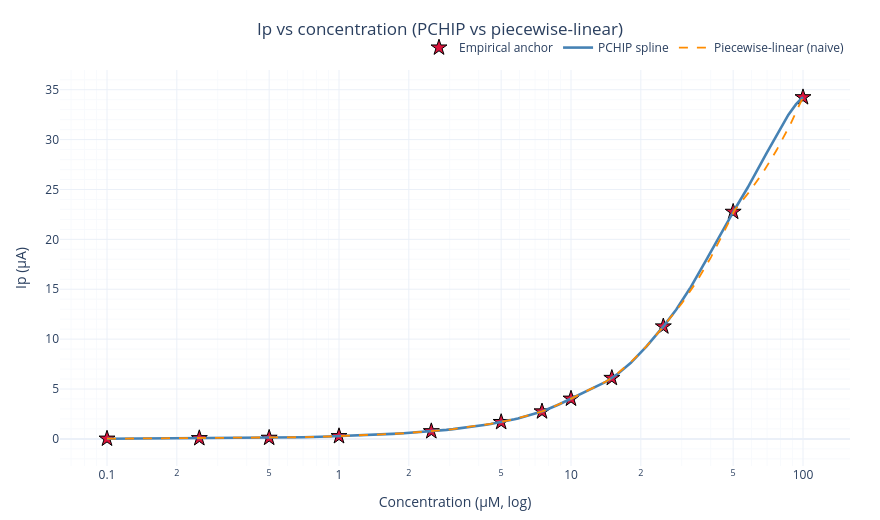

Notebook source saved alongside this figure:
### Markdown cell above
---
## 3 · PCHIP Ip–Concentration Spline (Spline PCHIP pentru Ip în funcție de concentrație)

În locul interpolarii liniare simple (din `data_augumentation.ipynb`), pentru a calcula alpha (ponderea de mixare între două curbe), folosesc un spline PCHIP (Piecewise Cubic Hermite Interpolating Polynomial) care:
1. Respectă monotonia, adica nu overshoot între punctele de date (important fizic, Ip trebuie să creasca deodata cu concentratia c)
2. Captează non-linearitatea din zona de saturație (25–100 µM)

La 7.5–15 µM, relația Ip–concentrație e aproape perfect liniară (R² > 0.999), deci interpolarea liniară era suficientă. La intervalul complet, slope-ul scade dramatic după 25 µM din cauza saturației senzorului 

(graficul de mai jos compara PCHIP cu interpolarea liniară simplă (piecewise-linear))


Reference PCHIP: Fritsch & Carlson (1980), *SIAM J. Numer. Anal.* 17(2):238-246.

### Code cell
# Smoothed Ip at each anchor
anchor_peak_currents  = {c: Peak(potential_grid_V, savgol_filter(base_curves[c], 5, 3)).Ip
             for c in ANCHOR_CONCENTRATIONS}

concentration_array = np.array(ANCHOR_CONCENTRATIONS)
peak_current_array = np.array([anchor_peak_currents[c] for c in ANCHOR_CONCENTRATIONS])

# Monotone cubic interpolant (preserves physical monotonicity, no overshoot)
pchip_Ip = PchipInterpolator(concentration_array, peak_current_array)

concentration_fine_grid = np.linspace(concentration_array.min(), concentration_array.max(), 500)


# ----GRAPH----
fig_pchip = go.Figure()
fig_pchip.add_trace(go.Scatter(
    x=concentration_array, y=peak_current_array, mode='markers', name='Empirical anchor',
    marker=dict(color='crimson', size=12, symbol='star',
                line=dict(color='black', width=1))))
fig_pchip.add_trace(go.Scatter(
    x=concentration_fine_grid, y=pchip_Ip(concentration_fine_grid), mode='lines', name='PCHIP spline',
    line=dict(color='steelblue', width=2.6)))
fig_pchip.add_trace(go.Scatter(
    x=concentration_fine_grid, y=np.interp(concentration_fine_grid, concentration_array, peak_current_array), mode='lines',
    name='Piecewise-linear (naive)', line=dict(color='darkorange', width=1.8, dash='dash')))
fig_pchip.update_xaxes(type='log')
apply_default_plotly_layout(fig_pchip, 'Ip vs concentration (PCHIP vs piecewise-linear)',
                             xaxis_title='Concentration (µM, log)', yaxis_title='Ip (µA)')
fig_pchip.show()

# Quantify saturation: slope ratio
low_concentration_data   = pd.DataFrame({'c': concentration_array[concentration_array <= 25], 'Ip': peak_current_array[concentration_array <= 25]})
high_concentration_data = pd.DataFrame({'c': concentration_array[concentration_array >= 25], 'Ip': peak_current_array[concentration_array >= 25]})
slope_low, intercept_low, r_value_low, *_ = linregress(low_concentration_data.c,  low_concentration_data.Ip)
slope_high, intercept_high, r_value_high, *_ = linregress(high_concentration_data.c, high_concentration_data.Ip)
print(f'Linear slope (≤25 µM) : {slope_low:.4f} µA/µM   R²={r_value_low**2:.4f}')
print(f'Saturation slope (≥25) : {slope_high:.4f} µA/µM   R²={r_value_high**2:.4f}')
print(f'Slope ratio low/high   : {slope_low/slope_high:.2f}×  (headline non-linearity)')

### Figure 1 — Plotly figure (JSON) as saved in the notebook; plotly's stock layout.template omitted (floating-point values rounded to 4 significant figures; data arrays with more than 128 entries replaced by an {"elided": "..."} marker saying what was removed)
{"data": [{"marker": {"color": "crimson", "line": {"color": "black", "width": 1}, "size": 12, "symbol": "star"}, "mode": "markers", "name": "Empirical anchor", "type": "scatter", "x": [0.1, 0.25, 0.5, 1.0, 2.5, 5.0, 7.5, 10.0, 15.0, 25.0, 50.0, 100.0], "y": [0.01756, 0.06557, 0.1042, 0.2683, 0.7622, 1.682, 2.748, 4.026, 6.103, 11.27, 22.76, 34.24]}, {"line": {"color": "steelblue", "width": 2.6}, "mode": "lines", "name": "PCHIP spline", "type": "scatter", "x": {"elided": "500 float values"}, "y": {"elided": "500 float values"}}, {"line": {"color": "darkorange", "dash": "dash", "width": 1.8}, "mode": "lines", "name": "Piecewise-linear (naive)", "type": "scatter", "x": {"elided": "500 float values"}, "y": {"elided": "500 float values"}}], "layout": {"height": 520, "legend": {"orientation": "h", "x": 1, "xanchor": "right", "y": 1.02, "yanchor": "bottom"}, "margin": {"b": 50, "l": 60, "r": 30, "t": 70}, "title": {"text": "Ip vs concentration (PCHIP vs piecewise-linear)", "x": 0.5, "xanchor": "center"}, "width": 880, "xaxis": {"minor": {"showgrid": true}, "showgrid": true, "title": {"text": "Concentration (µM, log)"}, "type": "log"}, "yaxis": {"minor": {"showgrid": true}, "showgrid": true, "title": {"text": "Ip (µA)"}}}}
